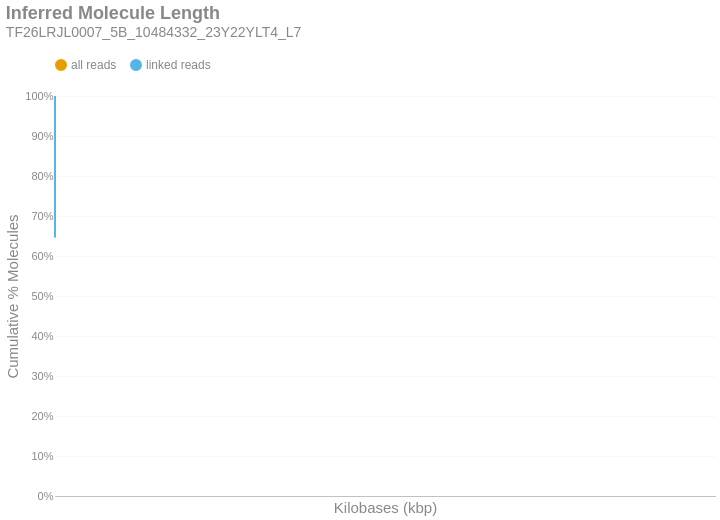

Notebook source saved alongside this figure:
### Markdown cell above
### Inferred Molecule Length
This is the cumulative frequency distribution of molecule lengths inferred from the first and last alignment positions along a contig for all alignments associated with a single linked-read barcode on a given contig.There are two distributions: one with `all` the alignments (yellow) and another with only `linked reads` (blue). The percent of molecules in the `linked reads` distribution is relative to the total number of linked molecules.

### Code cell
if SKIPLR:
    print_html(f"Skipped")
else:
    binned_df = consolidated_hist(valids['length_inferred']/1000, mask, 10, True)
    binned_df = binned_df.with_columns(
        pl.when(pl.col('bin').cast(pl.Utf8) == '0').then(pl.lit('1')).otherwise(pl.col('bin').cast(pl.Utf8)).alias('bin')
    )
    with SafeRender(binned_df):
        (
            density_plot(binned_df, 'Inferred Molecule Length', samplename, 'inferredlen')
            .transform_calculate(bin_kb='datum.bin / 1000')
            .encode(
                x=alt.X('bin_kb:Q', title="Kilobases (kbp)").scale(type='log', padding=0).axis(labelAngle=-40),
                y=alt.Y('value:Q', title='Cumulative % Molecules')
                    .axis(format='%')
                    .stack(False)
                    .scale(domainMin=0, domainMax=1,padding=0),
                color=alt.Color("key:N").scale(domain = ["all reads", "linked reads"]),
                tooltip = [
                    alt.Tooltip("key:N", title = "Data Type"),
                    alt.Tooltip("range_label:N", title="Kilobases"),
                    alt.Tooltip("value:Q", format = ".2%", title="% Molecules (Cum.)")
                ]
            )
        ).display()

### Figure 1 — Vega-Lite specification as saved in the notebook (floating-point values rounded to 4 significant figures)
{"width": "container", "height": 400, "config": {"title": {"anchor": "start", "dy": -15, "fontSize": 18, "color": "#888888", "subtitleColor": "#888888", "subtitleFontSize": 14}, "arc": {"fill": "#0072B2"}, "axis": {"domainColor": "#888888", "domainWidth": 0.5, "gridWidth": 0.2, "grid": false, "titleFontWeight": 400, "titleFontSize": 15, "labelFontSize": 11, "labelColor": "#888888", "tickColor": "#888888", "tickWidth": 0.2, "titleColor": "#888888"}, "axisBand": {"grid": false}, "axisX": {"grid": true, "tickSize": 10, "domainCap": "round"}, "axisY": {"domain": false, "grid": true, "tickSize": 0, "domainCap": "round"}, "background": "transparent", "header": {"labelFontSize": 15, "labelColor": "#888888", "titleFontSize": 15, "titleFontWeight": 600, "titleColor": "#888888"}, "legend": {"labelFont": "sans-serif", "labelFontSize": 12, "labelColor": "#888888", "symbolSize": 100, "symbolType": "circle", "titleFontSize": 12, "titlePadding": 10, "titleColor": "#888888", "title": null, "orient": "top"}, "range": {"category": ["#E69F00", "#56B4E9", "#009E73", "#F0E442", "#0072B2", "#D55E00", "#CC79A7", "#000000"], "diverging": ["#cfe8f3", "#a2d4ec", "#73bfe2", "#46abdb", "#1696d2", "#12719e"]}, "area": {"fill": "#0072B2", "fillOpacity": 0.7, "line": true, "strokeOpacity": 0.7}, "line": {"color": "#0072B2", "stroke": "#0072B2", "strokeWidth": 2}, "trail": {"color": "#0072B2", "stroke": "#0072B2", "strokeWidth": 0, "size": 1}, "point": {"filled": true, "fillOpacity": 1.0, "size": 95}, "text": {"color": "#888888", "fontSize": 11, "align": "right", "fontWeight": 400, "size": 11}, "bar": {"fill": "#0072B2", "stroke": null}, "view": {"stroke": null, "continuousWidth": 660, "continuousHeight": 400}}, "data": {"name": "data-b03d3e339d2d2c3338f7d7c7eb76f5b3"}, "mark": {"type": "line", "interpolate": "monotone", "point": {"opacity": 0, "size": 275}}, "encoding": {"color": {"field": "key", "scale": {"domain": ["all reads", "linked reads"]}, "type": "nominal"}, "tooltip": [{"field": "key", "title": "Data Type", "type": "nominal"}, {"field": "range_label", "title": "Kilobases", "type": "nominal"}, {"field": "value", "format": ".2%", "title": "% Molecules (Cum.)", "type": "quantitative"}], "x": {"axis": {"labelAngle": -40}, "field": "bin_kb", "scale": {"type": "log", "padding": 0}, "title": "Kilobases (kbp)", "type": "quantitative"}, "y": {"axis": {"format": "%"}, "field": "value", "scale": {"domainMin": 0, "domainMax": 1, "padding": 0}, "stack": false, "title": "Cumulative % Molecules", "type": "quantitative"}}, "params": [{"name": "param_c36ac31b6afebe62", "select": {"type": "point", "fields": ["key"]}, "bind": "legend"}], "title": {"text": "Inferred Molecule Length", "subtitle": "TF26LRJL0007_5B_10484332_23Y22YLT4_L7"}, "transform": [{"fold": ["all reads (cumsum)", "linked reads (cumsum)"]}, {"calculate": "replace(datum.key, ' (cumsum)', '')", "as": "key"}, {"filter": {"param": "param_c36ac31b6afebe62"}}, {"calculate": "datum.bin / 1000", "as": "bin_kb"}], "usermeta": {"embedOptions": {"downloadFileName": "TF26LRJL0007_5B_10484332_23Y22YLT4_L7.inferredlen"}}, "$schema": "https://vega.github.io/schema/vega-lite/v6.4.1.json", "datasets": {"data-b03d3e339d2d2c3338f7d7c7eb76f5b3": [{"bin": "0.0", "interval": "0.0-10.0", "all reads": 0.8675, "linked reads": 0.6462, "all reads (cumsum)": 0.8675, "linked reads (cumsum)": 0.6462, "range_label": "0-9"}, {"bin": "10.0", "interval": "10.0-20.0", "all reads": 0.08315, "linked reads": 0.2219, "all reads (cumsum)": 0.9507, "linked reads (cumsum)": 0.8681, "range_label": "10-19"}, {"bin": "20.0", "interval": "20.0-30.0", "all reads": 0.03138, "linked reads": 0.08402, "all reads (cumsum)": 0.9821, "linked reads (cumsum)": 0.9521, "range_label": "20-29"}, {"bin": "30.0", "interval": "30.0-40.0", "all reads": 0.01127, "linked reads": 0.03007, "all reads (cumsum)": 0.9933, "linked reads (cumsum)": 0.9822, "range_label": "30-39"}, {"bin": "40.0", "interval": "40.0-50.0", "all reads": 0.004576, "linked reads": 0.01214, "all reads (cumsum)": 0.9979, "linked reads (cumsum)": 0.9944, "range_label": "40-49"}, {"bin": "50.0", "interval": "50.0-60.0", "all reads": 0.001402, "linked reads": 0.003799, "all reads (cumsum)": 0.9993, "linked reads (cumsum)": 0.9982, "range_label": "50-59"}, {"bin": "60.0", "interval": "60.0-70.0", "all reads": 0.0004422, "linked reads": 0.001203, "all reads (cumsum)": 0.9998, "linked reads (cumsum)": 0.9994, "range_label": "60-69"}, {"bin": "70.0", "interval": "70.0-80.0", "all reads": 0.0001591, "linked reads": 0.0004313, "all reads (cumsum)": 0.9999, "linked reads (cumsum)": 0.9998, "range_label": "70-79"}, {"bin": "80.0", "interval": "80.0-90.0", "all reads": 5.266e-05, "linked reads": 0.0001438, "all reads (cumsum)": 1.0, "linked reads (cumsum)": 0.9999, "range_label": "80-89"}, {"bin": "90.0", "interval": "90.0-100.0", "all reads": 1.988e-05, "linked reads": 5.428e-05, "all reads (cumsum)": 1.0, "linked reads (cumsum)": 1.0, "range_label": "90-99"}, {"bin": "100.0", "interval": "100.0-110.0", "all reads": 3.761e-06, "linked reads": 1.027e-05, "all reads (cumsum)": 1.0, "linked reads (cumsum)": 1.0, "range_label": "100-109"}, {"bin": "110.0", "interval": "110.0-120.0", "all reads": 1.612e-06, "linked reads": 4.401e-06, "all reads (cumsum)": 1.0, "linked reads (cumsum)": 1.0, "range_label": "110-119"}, {"bin": "120.0", "interval": "120.0-130.0", "all reads": 5.373e-07, "linked reads": 1.467e-06, "all reads (cumsum)": 1.0, "linked reads (cumsum)": 1.0, "range_label": "120-129"}]}}
